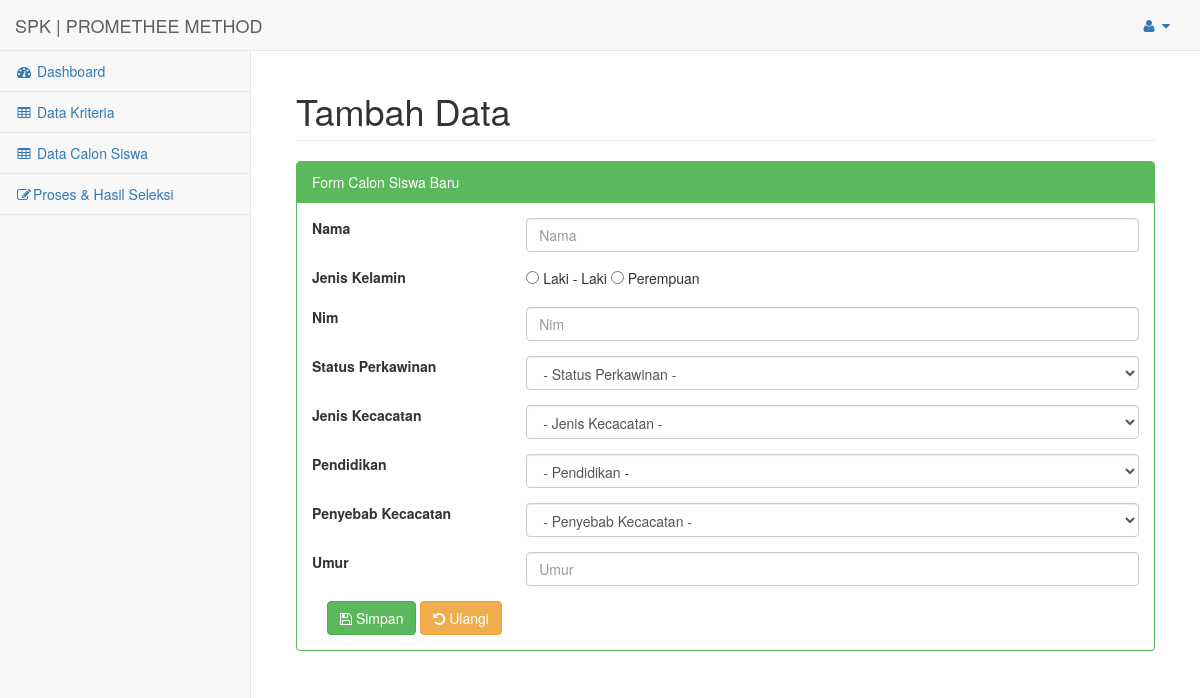
Page /index.php?url=data_calon_tambah (signed in) on the earlier database version.
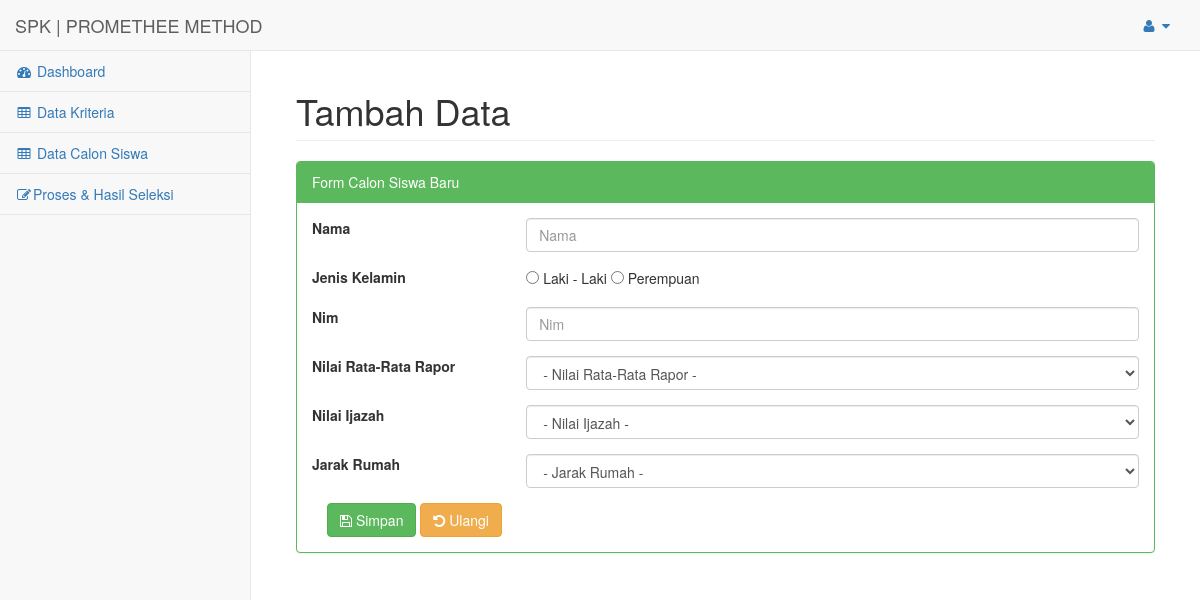
Same page on the later database version.
### tables this page shows
CREATE TABLE `subkriteria` (
  `id` int(11) NOT NULL,
  `kriteria_id` int(11) DEFAULT 0,
  `nama` varchar(50) DEFAULT '0',
  `bobot` double DEFAULT 0
);

CREATE TABLE `kriteria` (
  `id` int(11) NOT NULL,
  `nama` varchar(255) NOT NULL,
  `bobot` double NOT NULL,
  `jenis` varchar(50) NOT NULL
);

### config/routes.php (called while the page is built, shortened)
<?php
$include = [];
if(isset($_GET['url'])){
	switch ($_GET['url']) {
		case 'data_calon_tambah':
			$include[] = 'halaman/calon/tambah.php';
			break;
	}
}else{
	$include[] = 'halaman/dashboard.php';
}
?>

### config/kriteria/load_data.php (called while the page is built)
<?php
include 'config/koneksi.php';
$hasil = mysqli_query($koneksi, "SELECT kriteria.id, kriteria.nama, kriteria.bobot, kriteria.jenis, subkriteria.nama as nama_subkriteria , subkriteria.bobot as bobot_subkriteria, subkriteria.id as subkriteria_id FROM kriteria left join subkriteria on (kriteria.id=subkriteria.kriteria_id)");
while ($data = mysqli_fetch_assoc($hasil)) {
	$datas[$data['nama']][] = $data;
}
 ?>

### halaman/calon/form.php (the view, shortened to what this page needs)
<div class="row form-group">
	<div class="col-lg-3">
		<label>Nama</label>
	</div>
	<div class="col-lg-9">
		<input class="form-control" type="text" name="nama" placeholder="Nama" required="" value="<?php if(isset($data_calon)) echo $data_calon['nama']; ?>">
	</div>
</div>
<div class="row form-group">
	<div class="col-lg-3">
		<label>Jenis Kelamin</label>
	</div>
	<div class="col-lg-9">
		<input type="radio" name="jenis_kelamin" value="Laki - Laki" <?php if(isset($data_calon) && $data_calon['jenis_kelamin']=='Laki - Laki') echo 'checked';  ?>> Laki - Laki
		<input type="radio" name="jenis_kelamin" value="Perempuan" <?php if(isset($data_calon) && $data_calon['jenis_kelamin']=='Perempuan') echo 'checked';  ?>> Perempuan
	</div>
</div>
<div class="row form-group">
	<div class="col-lg-3">
		<label>Nim</label>
	</div>
	<div class="col-lg-9">
		<input class="form-control" type="text" name="kecamatan" placeholder="Nim" required="" value="<?php if(isset($data_calon)) echo $data_calon['kecamatan']; ?>">
	</div>
</div>
<?php include 'config/kriteria/load_data.php'; ?>
<?php foreach ($datas as $data): ?>
	<div class="row form-group">
		<div class="col-lg-3">
			<label><?php echo $data[0]['nama']; ?></label>
		</div>
		<div class="col-lg-9">
			<?php if ($data[0]['nama_subkriteria']=='input'): ?>
				<input class="form-control" type="number" name="value[<?php echo $data[0]['id']; ?>]" placeholder="<?php echo $data[0]['nama']; ?>" value="<?php if(isset($data_calon['kriteria'][$data[0]['nama']]['value'])) echo $data_calon['kriteria'][$data[0]['nama']]['value']; ?>">
			<?php else: ?>
				<select class="form-control" name="sub_id[<?php echo $data[0]['id'] ?>]">
					<option value="">- <?php echo $data[0]['nama']; ?> -</option>
				</select>
			<?php endif ?>
		</div>
	</div>
	<?php endforeach ?>

### index.php (shortened to what this page needs)
<?php
include 'config/routes.php';
 include 'halaman/header.php';
foreach ($include as $key => $value) {
	require_once $value;
}
include 'halaman/footer.php';
?>

### halaman/calon/tambah.php
<div id="page-wrapper">
  <div class="container-fluid">
    <div class="row">
      <div class="col-lg-12">
        <h1 class="page-header">Tambah Data</h1>
      </div>
    </div>
    <div class="row">
     <div class="col-lg-12">
      <div class="panel panel-green">
       <div class="panel-heading">
        Form Calon Siswa Baru
      </div>
      <div class="panel-body">
        <form action="config/calon/proses_simpan.php" method="post">
          <?php include 'halaman/calon/form.php'; ?>
          <div class="form-group">
            <div class="col-lg-12">
             <button type="submit" class="btn btn-md btn-success"><i class="fa fa-save"></i> Simpan</button>
             <button type="reset" class="btn btn-md btn-warning"><i class="fa fa-undo"></i> Ulangi</button>
           </div>
         </div>
       </form>
     </div>
   </div>
 </div>
</div>
</div>
</div>

Differences in the rows shown:
removed subkriteria: kriteria.nama "Status Perkawinan"
removed subkriteria: kriteria.nama "Umur"
changed subkriteria: kriteria.nama "Jenis Kecacatan" → "Nilai Rata-Rata Rapor"; kriteria "- Jenis Kecacatan -" → "- Nilai Rata-Rata Rapor -"
changed subkriteria: kriteria.nama "Pendidikan" → "Nilai Ijazah"; kriteria "- Pendidikan -" → "- Nilai Ijazah -"
changed subkriteria: kriteria.nama "Penyebab Kecacatan" → "Jarak Rumah"; kriteria "- Penyebab Kecacatan -" → "- Jarak Rumah -"
